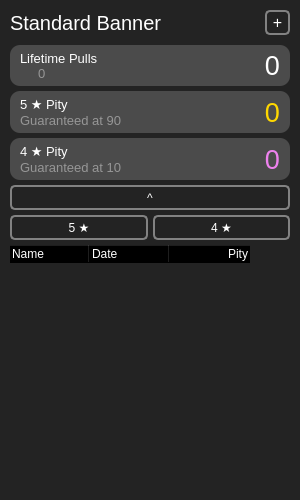
         <widget class="QFrame" name="standardBannerFrame">
          <property name="geometry">
           <rect>
            <x>630</x>
            <y>10</y>
            <width>300</width>
            <height>500</height>
           </rect>
          </property>
          <property name="sizePolicy">
           <sizepolicy hsizetype="Preferred" vsizetype="Preferred">
            <horstretch>0</horstretch>
            <verstretch>0</verstretch>
           </sizepolicy>
          </property>
          <property name="minimumSize">
           <size>
            <width>300</width>
            <height>215</height>
           </size>
          </property>
          <property name="maximumSize">
           <size>
            <width>300</width>
            <height>500</height>
           </size>
          </property>
          <property name="styleSheet">
           <string notr="true">QFrame {
	color: white;
	background-color: rgb(35, 35, 35);
	border-radius: 10px;
}</string>
          </property>
          <property name="frameShape">
           <enum>QFrame::NoFrame</enum>
          </property>
          <property name="frameShadow">
           <enum>QFrame::Raised</enum>
          </property>
          <layout class="QVBoxLayout" name="verticalLayout_8">
           <property name="spacing">
            <number>5</number>
           </property>
           <property name="leftMargin">
            <number>10</number>
           </property>
           <property name="topMargin">
            <number>10</number>
           </property>
           <property name="rightMargin">
            <number>10</number>
           </property>
           <property name="bottomMargin">
            <number>10</number>
           </property>
           <item>
            <widget class="QFrame" name="standardBannerFrame_Top">
             <property name="sizePolicy">
              <sizepolicy hsizetype="Preferred" vsizetype="Preferred">
               <horstretch>0</horstretch>
               <verstretch>0</verstretch>
              </sizepolicy>
             </property>
             <property name="minimumSize">
              <size>
               <width>0</width>
               <height>0</height>
              </size>
             </property>
             <property name="frameShape">
              <enum>QFrame::StyledPanel</enum>
             </property>
             <property name="frameShadow">
              <enum>QFrame::Raised</enum>
             </property>
             <layout class="QVBoxLayout" name="verticalLayout_9">
              <property name="spacing">
               <number>5</number>
              </property>
              <property name="leftMargin">
               <number>0</number>
              </property>
              <property name="topMargin">
               <number>0</number>
              </property>
              <property name="rightMargin">
               <number>0</number>
              </property>
              <property name="bottomMargin">
               <number>0</number>
              </property>
              <item>
               <widget class="QFrame" name="standardBannerFrame_1">
                <property name="styleSheet">
                 <string notr="true"/>
                </property>
                <property name="frameShape">
                 <enum>QFrame::StyledPanel</enum>
                </property>
                <property name="frameShadow">
                 <enum>QFrame::Raised</enum>
                </property>
                <layout class="QHBoxLayout" name="horizontalLayout_9">
                 <property name="spacing">
                  <number>5</number>
                 </property>
                 <property name="leftMargin">
                  <number>0</number>
                 </property>
                 <property name="topMargin">
                  <number>0</number>
                 </property>
                 <property name="rightMargin">
                  <number>0</number>
                 </property>
                 <property name="bottomMargin">
                  <number>5</number>
                 </property>
                 <item>
                  <widget class="QLabel" name="standardBannerLabel_1">
                   <property name="sizePolicy">
                    <sizepolicy hsizetype="Preferred" vsizetype="Preferred">
                     <horstretch>0</horstretch>
                     <verstretch>0</verstretch>
                    </sizepolicy>
                   </property>
                   <property name="font">
                    <font>
                     <family>MS Shell Dlg 2</family>
                     <pointsize>15</pointsize>
                     <weight>50</weight>
                     <bold>false</bold>
                     <kerning>true</kerning>
                    </font>
                   </property>
                   <property name="text">
                    <string>Standard Banner</string>
                   </property>
                  </widget>
                 </item>
                 <item>
                  <widget class="QPushButton" name="standardBannerAddButton">
                   <property name="sizePolicy">
                    <sizepolicy hsizetype="Fixed" vsizetype="Fixed">
                     <horstretch>0</horstretch>
                     <verstretch>0</verstretch>
                    </sizepolicy>
                   </property>
                   <property name="minimumSize">
                    <size>
                     <width>25</width>
                     <height>25</height>
                    </size>
                   </property>
                   <property name="maximumSize">
                    <size>
                     <width>25</width>
                     <height>25</height>
                    </size>
                   </property>
                   <property name="font">
                    <font>
                     <pointsize>12</pointsize>
                     <weight>50</weight>
                     <bold>false</bold>
                    </font>
                   </property>
                   <property name="styleSheet">
                    <string notr="true">QPushButton {
    color: white;
    background-color: transparent;
	border-style: solid;
    border-width: 2px;
    border-radius: 5px;
    border-color:  rgb(130, 130, 130);
}
QPushButton:hover {
    background-color: rgba(255, 255, 255, 20);
	border-color: rgba(255, 255, 255, 255);
}
QPushButton:pressed {
	background-color: rgba(255, 255, 255, 60);
	border-color: rgba(255, 255, 255, 255);
}</string>
                   </property>
                   <property name="text">
                    <string>+</string>
                   </property>
                  </widget>
                 </item>
                </layout>
               </widget>
              </item>
              <item>
               <widget class="QFrame" name="standardBannerFrame_2">
                <property name="maximumSize">
                 <size>
                  <width>16777215</width>
                  <height>45</height>
                 </size>
                </property>
                <property name="styleSheet">
                 <string notr="true">QFrame {
	color: white;
	background-color: rgb(75, 75, 75);
	border-radius: 10px;
}</string>
                </property>
                <property name="frameShape">
                 <enum>QFrame::StyledPanel</enum>
                </property>
                <property name="frameShadow">
                 <enum>QFrame::Raised</enum>
                </property>
                <layout class="QHBoxLayout" name="horizontalLayout_10">
                 <property name="spacing">
                  <number>5</number>
                 </property>
                 <property name="leftMargin">
                  <number>10</number>
                 </property>
                 <property name="topMargin">
                  <number>5</number>
                 </property>
                 <property name="rightMargin">
                  <number>10</number>
                 </property>
                 <property name="bottomMargin">
                  <number>5</number>
                 </property>
                 <item>
                  <layout class="QVBoxLayout" name="standardBannerVLayout_2">
                   <property name="spacing">
                    <number>0</number>
                   </property>
                   <item>
                    <widget class="QLabel" name="standardBannerLabel_2_1">
                     <property name="font">
                      <font>
                       <pointsize>10</pointsize>
                      </font>
                     </property>
                     <property name="text">
                      <string>Lifetime Pulls</string>
                     </property>
                    </widget>
                   </item>
                   <item>
                    <layout class="QHBoxLayout" name="standardBannerVLayout_2_1">
                     <property name="spacing">
                      <number>4</number>
                     </property>
                     <item>
                      <widget class="QLabel" name="standardBannerLabel_2_1_1">
                       <property name="sizePolicy">
                        <sizepolicy hsizetype="Fixed" vsizetype="Fixed">
                         <horstretch>0</horstretch>
                         <verstretch>0</verstretch>
                        </sizepolicy>
                       </property>
                       <property name="minimumSize">
                        <size>
                         <width>14</width>
                         <height>14</height>
                        </size>
                       </property>
                       <property name="maximumSize">
                        <size>
                         <width>14</width>
                         <height>14</height>
                        </size>
                       </property>
                       <property name="text">
                        <string/>
                       </property>
                       <property name="pixmap">
                        <pixmap>icons/primogem.png</pixmap>
                       </property>
                       <property name="scaledContents">
                        <bool>true</bool>
                       </property>
                      </widget>
                     </item>
                     <item>
                      <widget class="QLabel" name="standardBannerLabel_2_1_2">
                       <property name="font">
                        <font>
                         <pointsize>10</pointsize>
                        </font>
                       </property>
                       <property name="styleSheet">
                        <string notr="true">QLabel {
	color :  rgb(150, 150, 150);
}</string>
                       </property>
                       <property name="text">
                        <string>0</string>
                       </property>
                      </widget>
                     </item>
                    </layout>
                   </item>
                  </layout>
                 </item>
                 <item>
                  <widget class="QLabel" name="standardBannerLabel_2_3">
                   <property name="font">
                    <font>
                     <pointsize>20</pointsize>
                    </font>
                   </property>
                   <property name="text">
                    <string>0</string>
                   </property>
                   <property name="alignment">
                    <set>Qt::AlignRight|Qt::AlignTrailing|Qt::AlignVCenter</set>
                   </property>
                  </widget>
                 </item>
                </layout>
               </widget>
              </item>
              <item>
               <widget class="QFrame" name="standardBannerFrame_3">
                <property name="maximumSize">
                 <size>
                  <width>16777215</width>
                  <height>45</height>
                 </size>
                </property>
                <property name="styleSheet">
                 <string notr="true">QFrame {
	color: white;
	background-color: rgb(75, 75, 75);
	border-radius: 10px;
}</string>
                </property>
                <property name="frameShape">
                 <enum>QFrame::StyledPanel</enum>
                </property>
                <property name="frameShadow">
                 <enum>QFrame::Raised</enum>
                </property>
                <layout class="QHBoxLayout" name="horizontalLayout_11">
                 <property name="spacing">
                  <number>5</number>
                 </property>
                 <property name="leftMargin">
                  <number>10</number>
                 </property>
                 <property name="topMargin">
                  <number>5</number>
                 </property>
                 <property name="rightMargin">
                  <number>10</number>
                 </property>
                 <property name="bottomMargin">
                  <number>5</number>
                 </property>
                 <item>
                  <layout class="QVBoxLayout" name="standardBannerVLayout_3">
                   <property name="spacing">
                    <number>0</number>
                   </property>
                   <item>
                    <widget class="QLabel" name="standardBannerLabel_3_1">
                     <property name="font">
                      <font>
                       <family>MS Shell Dlg 2</family>
                       <pointsize>10</pointsize>
                      </font>
                     </property>
                     <property name="text">
                      <string>5 ★ Pity</string>
                     </property>
                    </widget>
                   </item>
                   <item>
                    <widget class="QLabel" name="standardBannerLabel_3_2">
                     <property name="font">
                      <font>
                       <pointsize>10</pointsize>
                       <italic>false</italic>
                       <underline>false</underline>
                       <strikeout>false</strikeout>
                      </font>
                     </property>
                     <property name="styleSheet">
                      <string notr="true">QLabel {
	color :  rgb(150, 150, 150);
}</string>
                     </property>
                     <property name="text">
                      <string>Guaranteed at 90</string>
                     </property>
                    </widget>
                   </item>
                  </layout>
                 </item>
                 <item>
                  <widget class="QLabel" name="standardBannerLabel_3_3">
                   <property name="font">
                    <font>
                     <pointsize>20</pointsize>
                    </font>
                   </property>
                   <property name="styleSheet">
                    <string notr="true">QLabel{
color : gold; }</string>
                   </property>
                   <property name="text">
                    <string>0</string>
                   </property>
                   <property name="alignment">
                    <set>Qt::AlignRight|Qt::AlignTrailing|Qt::AlignVCenter</set>
                   </property>
                  </widget>
                 </item>
                </layout>
               </widget>
              </item>
              <item>
               <widget class="QFrame" name="standardBannerFrame_4">
                <property name="maximumSize">
                 <size>
                  <width>16777215</width>
                  <height>45</height>
                 </size>
                </property>
                <property name="styleSheet">
                 <string notr="true">QFrame {
	color: white;
	background-color: rgb(75, 75, 75);
	border-radius: 10px;
}</string>
                </property>
                <property name="frameShape">
                 <enum>QFrame::StyledPanel</enum>
                </property>
                <property name="frameShadow">
                 <enum>QFrame::Raised</enum>
                </property>
                <layout class="QHBoxLayout" name="horizontalLayout_12">
                 <property name="spacing">
                  <number>5</number>
                 </property>
                 <property name="leftMargin">
                  <number>10</number>
                 </property>
                 <property name="topMargin">
                  <number>5</number>
                 </property>
                 <property name="rightMargin">
                  <number>10</number>
                 </property>
                 <property name="bottomMargin">
                  <number>5</number>
                 </property>
                 <item>
                  <layout class="QVBoxLayout" name="standardBannerVLayout_4">
                   <property name="spacing">
                    <number>0</number>
                   </property>
                   <item>
                    <widget class="QLabel" name="standardBannerLabel_4_1">
                     <property name="font">
                      <font>
                       <pointsize>10</pointsize>
                      </font>
                     </property>
                     <property name="text">
                      <string>4 ★ Pity</string>
                     </property>
                    </widget>
                   </item>
                   <item>
                    <widget class="QLabel" name="standardBannerLabel_4_2">
                     <property name="font">
                      <font>
                       <pointsize>10</pointsize>
                      </font>
                     </property>
                     <property name="styleSheet">
                      <string notr="true">QLabel {
	color :  rgb(150, 150, 150);
}</string>
                     </property>
                     <property name="text">
                      <string>Guaranteed at 10</string>
                     </property>
                    </widget>
                   </item>
                  </layout>
                 </item>
                 <item>
                  <widget class="QLabel" name="standardBannerLabel_4_3">
                   <property name="font">
                    <font>
                     <pointsize>20</pointsize>
                    </font>
                   </property>
                   <property name="styleSheet">
                    <string notr="true">QLabel{
color : violet; }</string>
                   </property>
                   <property name="text">
                    <string>0</string>
                   </property>
                   <property name="alignment">
                    <set>Qt::AlignRight|Qt::AlignTrailing|Qt::AlignVCenter</set>
                   </property>
                  </widget>
                 </item>
                </layout>
               </widget>
              </item>
              <item>
               <widget class="QPushButton" name="standardBannerTableButton">
                <property name="minimumSize">
                 <size>
                  <width>0</width>
                  <height>25</height>
                 </size>
                </property>
                <property name="styleSheet">
                 <string notr="true">QPushButton {
    color: white;
    background-color: transparent;
	border-style: solid;
    border-width: 2px;
    border-radius: 5px;
    border-color:  rgb(130, 130, 130);
}
QPushButton:hover {
    background-color: rgba(255, 255, 255, 20);
	border-color: rgba(255, 255, 255, 255);
}
QPushButton:pressed {
	background-color: rgba(255, 255, 255, 60);
	border-color: rgba(255, 255, 255, 255);
}</string>
                </property>
                <property name="text">
                 <string>^</string>
                </property>
                <property name="flat">
                 <bool>false</bool>
                </property>
               </widget>
              </item>
             </layout>
            </widget>
           </item>
           <item>
            <widget class="QFrame" name="standardBannerFrame_Bottom">
             <property name="enabled">
              <bool>true</bool>
             </property>
             <property name="sizePolicy">
              <sizepolicy hsizetype="Preferred" vsizetype="Expanding">
               <horstretch>0</horstretch>
               <verstretch>0</verstretch>
              </sizepolicy>
             </property>
             <property name="frameShape">
              <enum>QFrame::StyledPanel</enum>
             </property>
             <property name="frameShadow">
              <enum>QFrame::Raised</enum>
             </property>
             <layout class="QVBoxLayout" name="verticalLayout_10">
              <property name="spacing">
               <number>5</number>
              </property>
              <property name="leftMargin">
               <number>0</number>
              </property>
              <property name="topMargin">
               <number>0</number>
              </property>
              <property name="rightMargin">
               <number>0</number>
              </property>
              <property name="bottomMargin">
               <number>0</number>
              </property>
              <item>
               <layout class="QHBoxLayout" name="standardBannerHLayout_5">
                <property name="spacing">
                 <number>5</number>
                </property>
                <item>
                 <widget class="QPushButton" name="standardBannerFiveStarButton">
                  <property name="minimumSize">
                   <size>
                    <width>0</width>
                    <height>25</height>
                   </size>
                  </property>
                  <property name="styleSheet">
                   <string notr="true">QPushButton {
    color: white;
    background-color: transparent;
	border-style: solid;
    border-width: 2px;
    border-radius: 5px;
    border-color:  rgb(130, 130, 130);
}
QPushButton:hover {
    background-color: rgba(255, 255, 255, 20);
	border-color: rgba(255, 255, 255, 255);
}
QPushButton:pressed {
	background-color: rgba(255, 255, 255, 60);
	border-color: rgba(255, 255, 255, 255);
}
QPushButton:checked {
	color: rgb(10, 10, 10);
    background-color: gold;
	border-color: rgba(255, 255, 255, 255);
}</string>
                  </property>
                  <property name="text">
                   <string>5 ★</string>
                  </property>
                  <property name="checkable">
                   <bool>true</bool>
                  </property>
                 </widget>
                </item>
                <item>
                 <widget class="QPushButton" name="standardBannerFourStarButton">
                  <property name="minimumSize">
                   <size>
                    <width>0</width>
                    <height>25</height>
                   </size>
                  </property>
                  <property name="styleSheet">
                   <string notr="true">QPushButton {
    color: white;
    background-color: transparent;
	border-style: solid;
    border-width: 2px;
    border-radius: 5px;
    border-color:  rgb(130, 130, 130);
}
QPushButton:hover {
    background-color: rgba(255, 255, 255, 20);
	border-color: rgba(255, 255, 255, 255);
}
QPushButton:pressed {
	background-color: rgba(255, 255, 255, 60);
	border-color: rgba(255, 255, 255, 255);
}
QPushButton:checked {
	color: rgb(10, 10, 10);
    background-color: violet;
	border-color: rgba(255, 255, 255, 255);
}</string>
                  </property>
                  <property name="text">
                   <string>4 ★</string>
                  </property>
                  <property name="checkable">
                   <bool>true</bool>
                  </property>
                 </widget>
                </item>
               </layout>
              </item>
              <item>
               <widget class="QTableWidget" name="standardBannerTableWidget">
                <property name="minimumSize">
                 <size>
                  <width>0</width>
                  <height>241</height>
                 </size>
                </property>
                <property name="font">
                 <font>
                  <pointsize>8</pointsize>
                 </font>
                </property>
                <property name="styleSheet">
                 <string notr="true">QTableWidget {
	border-radius: 0px;
	background-color: transparent;
}
QTableWidget::item {
	border-top: 1px solid rgb(130, 130, 130);
	color: white;
}
QHeaderView::section {
	color: white;
	background-color: transparent;
}
QHeaderView {
	background-color: transparent;
}
QTableCornerButton::section {
	background-color: transparent;
}</string>
                </property>
                <property name="frameShape">
                 <enum>QFrame::NoFrame</enum>
                </property>
                <property name="verticalScrollBarPolicy">
                 <enum>Qt::ScrollBarAsNeeded</enum>
                </property>
                <property name="horizontalScrollBarPolicy">
                 <enum>Qt::ScrollBarAlwaysOff</enum>
                </property>
                <property name="editTriggers">
                 <set>QAbstractItemView::NoEditTriggers</set>
                </property>
                <property name="alternatingRowColors">
                 <bool>false</bool>
                </property>
                <property name="selectionBehavior">
                 <enum>QAbstractItemView::SelectRows</enum>
                </property>
                <property name="showGrid">
                 <bool>false</bool>
                </property>
                <property name="gridStyle">
                 <enum>Qt::SolidLine</enum>
                </property>
                <property name="sortingEnabled">
                 <bool>true</bool>
                </property>
                <property name="wordWrap">
                 <bool>true</bool>
                </property>
                <property name="cornerButtonEnabled">
                 <bool>false</bool>
                </property>
                <property name="rowCount">
                 <number>0</number>
                </property>
                <attribute name="horizontalHeaderVisible">
                 <bool>true</bool>
                </attribute>
                <attribute name="horizontalHeaderDefaultSectionSize">
                 <number>80</number>
                </attribute>
                <attribute name="horizontalHeaderMinimumSectionSize">
                 <number>5</number>
                </attribute>
                <attribute name="horizontalHeaderShowSortIndicator" stdset="0">
                 <bool>true</bool>
                </attribute>
                <attribute name="horizontalHeaderStretchLastSection">
                 <bool>false</bool>
                </attribute>
                <attribute name="verticalHeaderVisible">
                 <bool>false</bool>
                </attribute>
                <column>
                 <property name="text">
                  <string>Name</string>
                 </property>
                 <property name="textAlignment">
                  <set>AlignLeading|AlignBottom</set>
                 </property>
                </column>
                <column>
                 <property name="text">
                  <string>Date</string>
                 </property>
                 <property name="textAlignment">
                  <set>AlignLeading|AlignBottom</set>
                 </property>
                </column>
                <column>
                 <property name="text">
                  <string>Pity</string>
                 </property>
                 <property name="textAlignment">
                  <set>AlignTrailing|AlignVCenter</set>
                 </property>
                </column>
               </widget>
              </item>
             </layout>
            </widget>
           </item>
          </layout>
         </widget>
